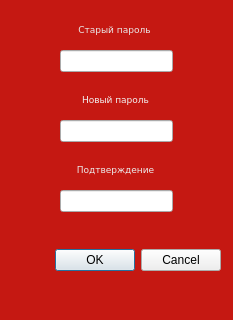
<?xml version="1.0" encoding="UTF-8"?>
<ui version="4.0">
 <class>Dialog</class>
 <widget class="QDialog" name="Dialog">
  <property name="geometry">
   <rect>
    <x>0</x>
    <y>0</y>
    <width>233</width>
    <height>320</height>
   </rect>
  </property>
  <property name="windowTitle">
   <string>Dialog</string>
  </property>
  <property name="styleSheet">
   <string notr="true">QDialog#Dialog {
background-color: rgb(197, 24, 18);
}</string>
  </property>
  <widget class="QDialogButtonBox" name="buttonBox">
   <property name="geometry">
    <rect>
     <x>20</x>
     <y>240</y>
     <width>201</width>
     <height>41</height>
    </rect>
   </property>
   <property name="orientation">
    <enum>Qt::Horizontal</enum>
   </property>
   <property name="standardButtons">
    <set>QDialogButtonBox::Cancel|QDialogButtonBox::Ok</set>
   </property>
  </widget>
  <widget class="QLineEdit" name="lineEdit">
   <property name="geometry">
    <rect>
     <x>60</x>
     <y>50</y>
     <width>113</width>
     <height>22</height>
    </rect>
   </property>
  </widget>
  <widget class="QLineEdit" name="lineEdit_2">
   <property name="geometry">
    <rect>
     <x>60</x>
     <y>120</y>
     <width>113</width>
     <height>22</height>
    </rect>
   </property>
  </widget>
  <widget class="QLineEdit" name="lineEdit_3">
   <property name="geometry">
    <rect>
     <x>60</x>
     <y>190</y>
     <width>113</width>
     <height>22</height>
    </rect>
   </property>
  </widget>
  <widget class="QLabel" name="label">
   <property name="geometry">
    <rect>
     <x>59</x>
     <y>19</y>
     <width>111</width>
     <height>21</height>
    </rect>
   </property>
   <property name="font">
    <font>
     <family>Verdana</family>
     <pointsize>7</pointsize>
    </font>
   </property>
   <property name="styleSheet">
    <string notr="true">color:rgb(234, 234, 234)</string>
   </property>
   <property name="text">
    <string>Старый пароль</string>
   </property>
   <property name="alignment">
    <set>Qt::AlignCenter</set>
   </property>
  </widget>
  <widget class="QLabel" name="label_2">
   <property name="geometry">
    <rect>
     <x>60</x>
     <y>90</y>
     <width>111</width>
     <height>20</height>
    </rect>
   </property>
   <property name="font">
    <font>
     <family>Verdana</family>
     <pointsize>7</pointsize>
    </font>
   </property>
   <property name="styleSheet">
    <string notr="true">color: rgb(243, 243, 243);</string>
   </property>
   <property name="text">
    <string>Новый пароль</string>
   </property>
   <property name="alignment">
    <set>Qt::AlignCenter</set>
   </property>
  </widget>
  <widget class="QLabel" name="label_3">
   <property name="geometry">
    <rect>
     <x>60</x>
     <y>160</y>
     <width>111</width>
     <height>20</height>
    </rect>
   </property>
   <property name="font">
    <font>
     <family>Verdana</family>
     <pointsize>7</pointsize>
    </font>
   </property>
   <property name="styleSheet">
    <string notr="true">color: rgb(236, 236, 236);</string>
   </property>
   <property name="text">
    <string>Подтверждение</string>
   </property>
   <property name="alignment">
    <set>Qt::AlignCenter</set>
   </property>
  </widget>
 </widget>
 <resources/>
 <connections>
  <connection>
   <sender>buttonBox</sender>
   <signal>accepted()</signal>
   <receiver>Dialog</receiver>
   <slot>accept()</slot>
   <hints>
    <hint type="sourcelabel">
     <x>248</x>
     <y>254</y>
    </hint>
    <hint type="destinationlabel">
     <x>157</x>
     <y>274</y>
    </hint>
   </hints>
  </connection>
  <connection>
   <sender>buttonBox</sender>
   <signal>rejected()</signal>
   <receiver>Dialog</receiver>
   <slot>reject()</slot>
   <hints>
    <hint type="sourcelabel">
     <x>316</x>
     <y>260</y>
    </hint>
    <hint type="destinationlabel">
     <x>286</x>
     <y>274</y>
    </hint>
   </hints>
  </connection>
 </connections>
</ui>
